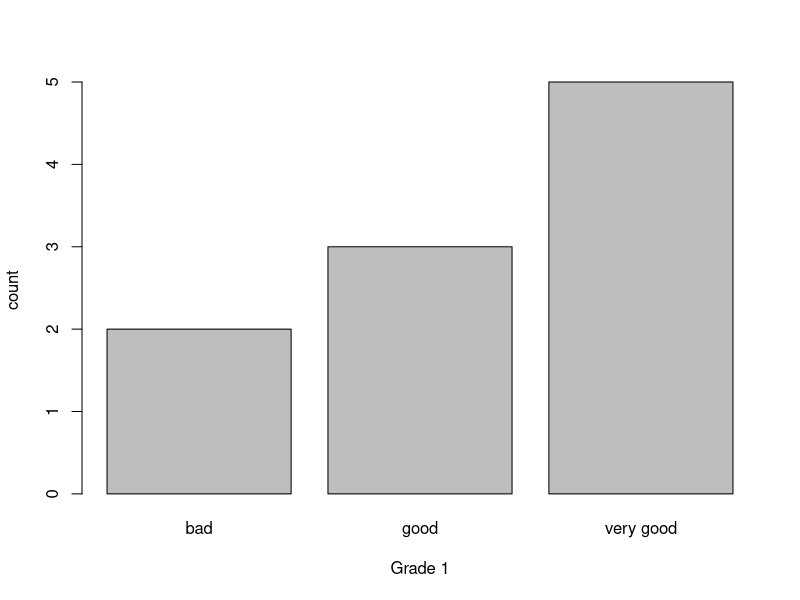
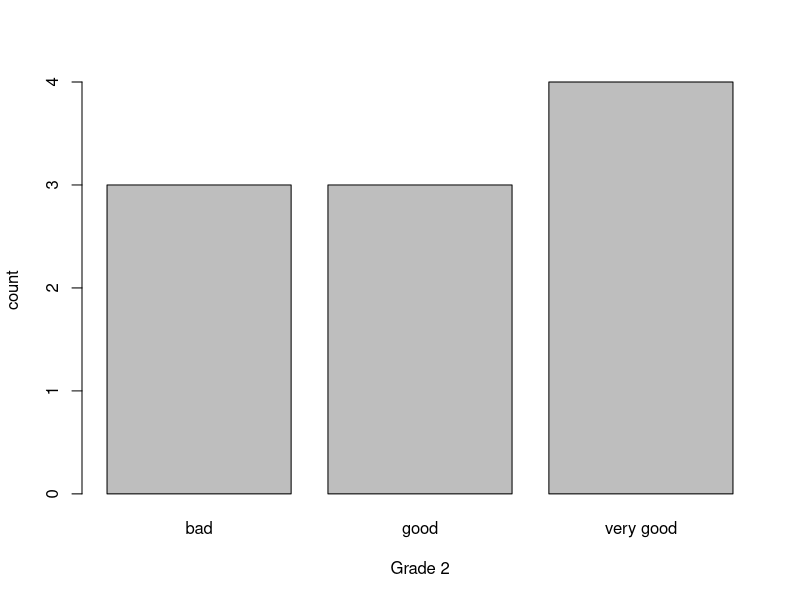
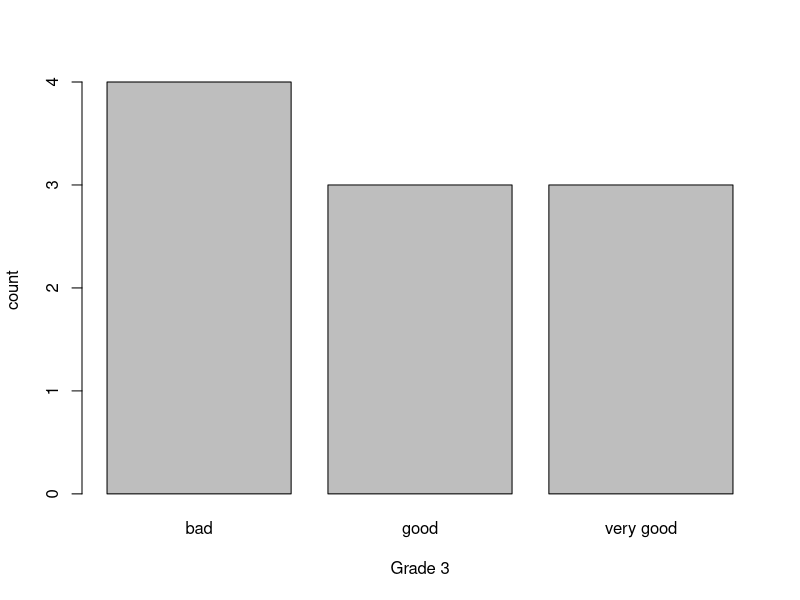
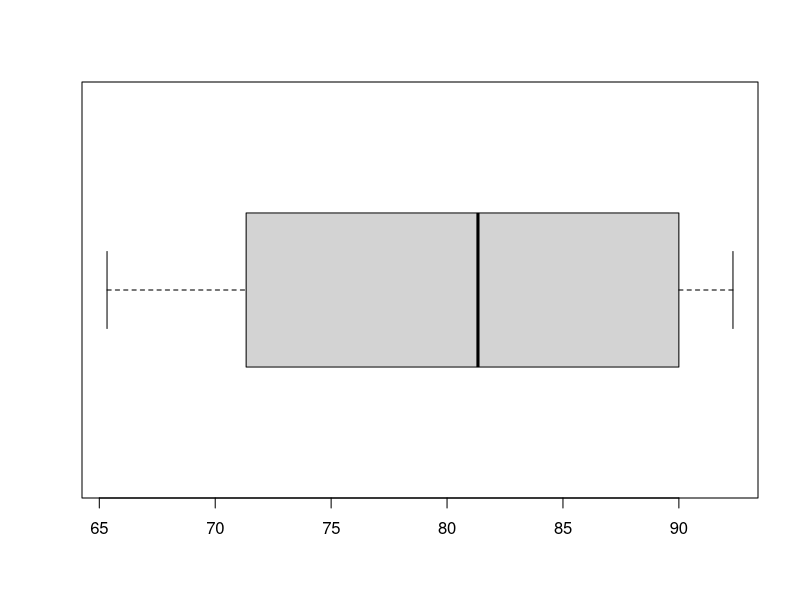
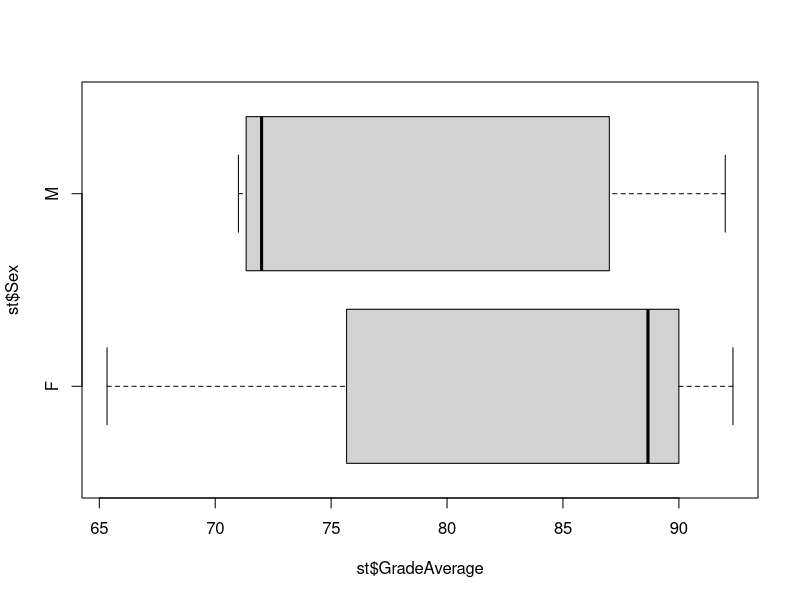

These charts were generated, in order, by the following R code:
#' ---
#' title: "In-Class Assignment 2"
#' author: "Stephen Mercado, Xiao Luo"
#' date: "February 10th, 2020"
#' ---


#1-create a data frame that has  7 attributes (Student ID, student name, grade1, grade2, grade3, sex, and study.hours.per.week) 

st <- data.frame(StudentID = c(100, 101, 102, 103, 104, 105, 106, 107, 108, 109),
                 StudentName = c("Bonnie Gray", "Alyssa Robinson", "Phil Sandoval", "Lyle Ryan", "Manuel Hayes", 
                 "Lucia Hunt", "Glenda Pearson", "Marilyn Lane", "Bob Richardson", "Jeremiah Douglas"),
                 Sex = c("F", "F", "M", "M", "M", "F", "F", "F", "M", "M"),
                 Grade1 = c(92, 94, 86, 74, 64, 98, 48, 75, 71, 91),
                 Grade2 = c(81, 89, 89, 68, 77, 87, 70, 77, 63, 90),
                 Grade3 = c(93, 87, 86, 71, 75, 92, 78, 75, 80, 95),
                 WeeklyStudyHours = c(14, 10, 5, 0, 4, 7, 0, 2, 3, 5))

st

#2- Add GPA  to the data frame and calculate GPA for the students based on grade1, grade2, and grade3

st$GradeAverage <- rowMeans(st[c('Grade1', 'Grade2', 'Grade3')], na.rm=TRUE)

st

#3- create a discretized data frame using equal interval by discretizing grade1, grade2, and grade3 to 
#    three categories (bad, good, very good) and draw three plots to show the distribution of the grades

st_discrete <- data.frame(
  StudentID = st$StudentID,
  StudentName = st$StudentName,
  grade1 = cut(st$Grade1, breaks=3,
                    labels=c("bad", "good", "very good"), ordered=TRUE),
  grade2 = cut(st$Grade2, breaks=3,
                   labels=c("bad", "good", "very good"), ordered=TRUE),
  grade3 = cut(st$Grade3, breaks=3,
                    labels=c("bad", "good", "very good"), ordered=TRUE)
  )

st_discrete

barplot(table(st_discrete$grade1),xlab = "Grade 1", ylab = "count")
barplot(table(st_discrete$grade2),xlab = "Grade 2", ylab = "count")
barplot(table(st_discrete$grade3),xlab = "Grade 3", ylab = "count")

#4-draw a plot to show the distribution of a continuous attribute in the original dataset
boxplot(st$GradeAverage, horizontal=TRUE)

#5-draw a plot to show the distribution between a continuous attribute  and a discrete attribute in the original dataset
boxplot(st$GradeAverage ~ st$Sex, data = st, horizontal=TRUE)